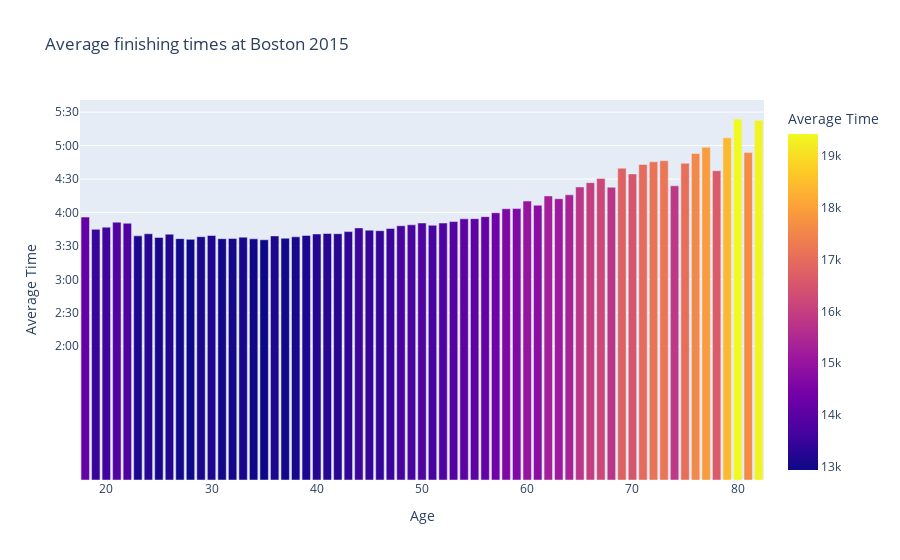

Write notebook code for a chart like this one.
### Code cell
avg_by_age_bar = px.bar(all_ages_avg, x='Age', y='Average Time', color='Average Time', title='Average finishing times at Boston 2015')
avg_by_age_bar.update_layout(
    yaxis = dict(
        tickmode = 'array',
        tickvals = [0,1800, 3600, 5400, 7200, 9000, 10800, 12600, 14400, 16200,18000,19800,21600],
        ticktext = ['0:00', '0:30','1:00', '1:30','2:00', '2:30', '3:00', '3:30', '4:00', '4:30', '5:00','5:30', '6:00']
    )
)
avg_by_age_bar.update_yaxes(rangemode='normal')
avg_by_age_bar.show()
